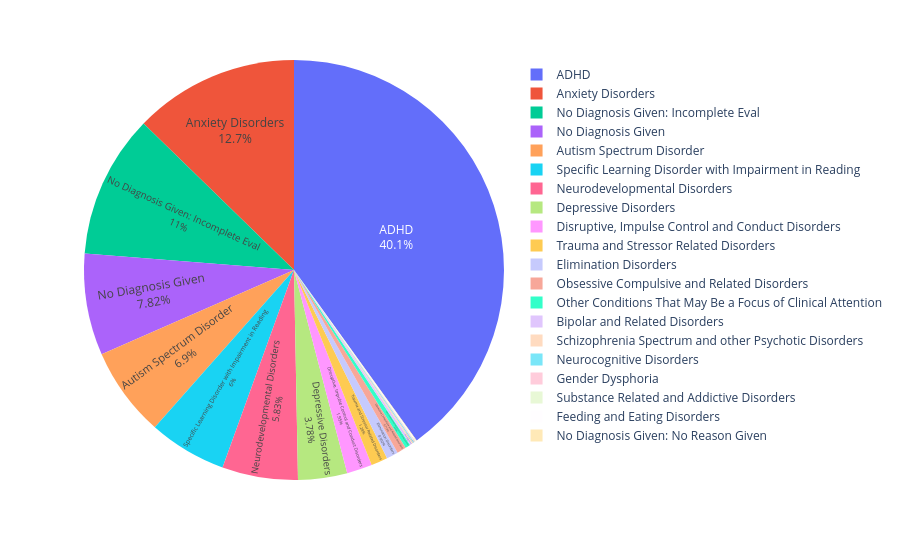

The notebook cell saved with this chart:
### Markdown cell above
## ADHD make up the majority of diagnoses

### Code cell
piechart(dataframe=df, y='DX_01_Cat_new', hue=None)

### Figure 1 — Plotly figure (JSON) as saved in the notebook; plotly's stock layout.template omitted (floating-point values rounded to 4 significant figures; data arrays with more than 128 entries replaced by an {"elided": "..."} marker saying what was removed)
{"data": [{"domain": {"x": [0, 1], "y": [0, 1]}, "hovertemplate": "DX_01_Cat_new=%{label}<extra></extra>", "labels": {"elided": "4767 str values"}, "legendgroup": "", "name": "", "showlegend": true, "textinfo": "percent+label", "textposition": "inside", "type": "pie"}], "layout": {"legend": {"tracegroupgap": 0}, "margin": {"t": 60}}}
